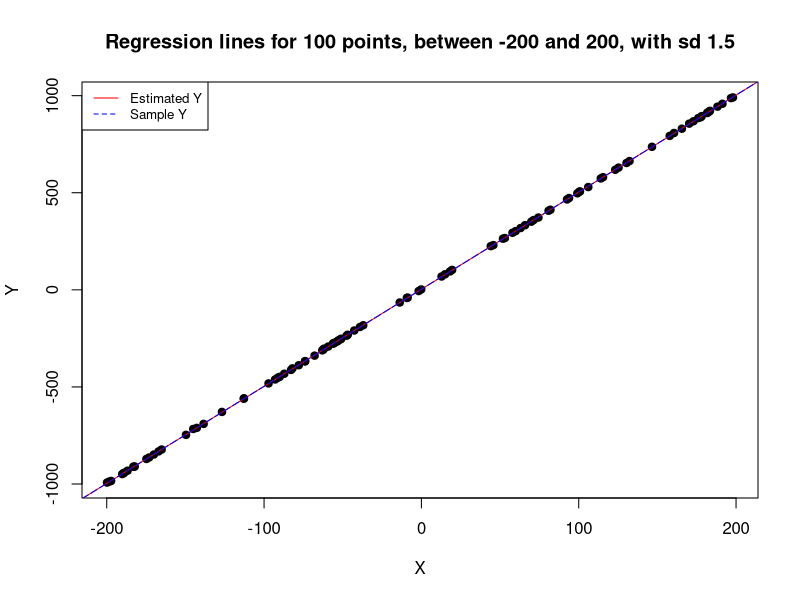
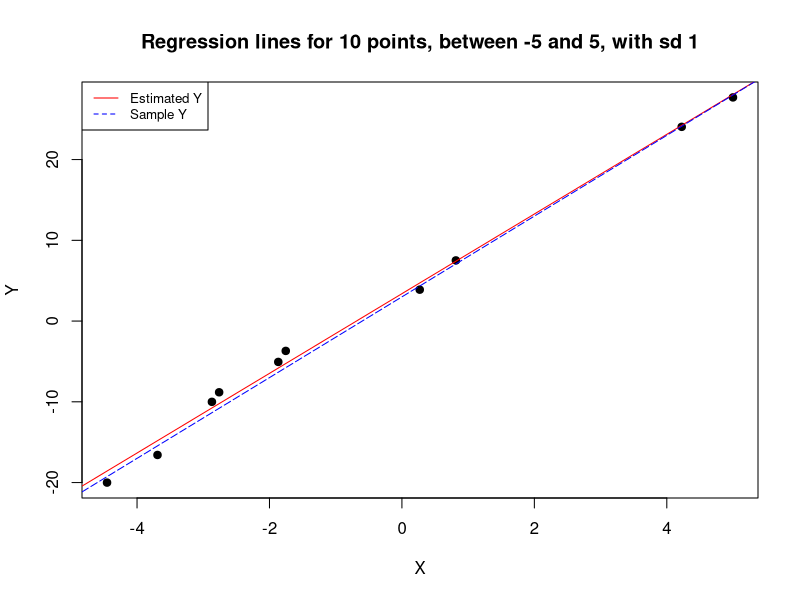
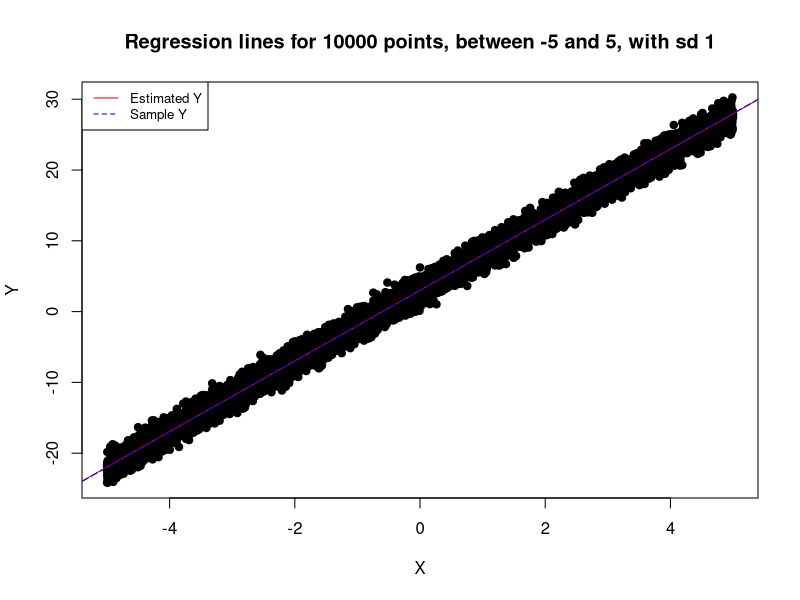
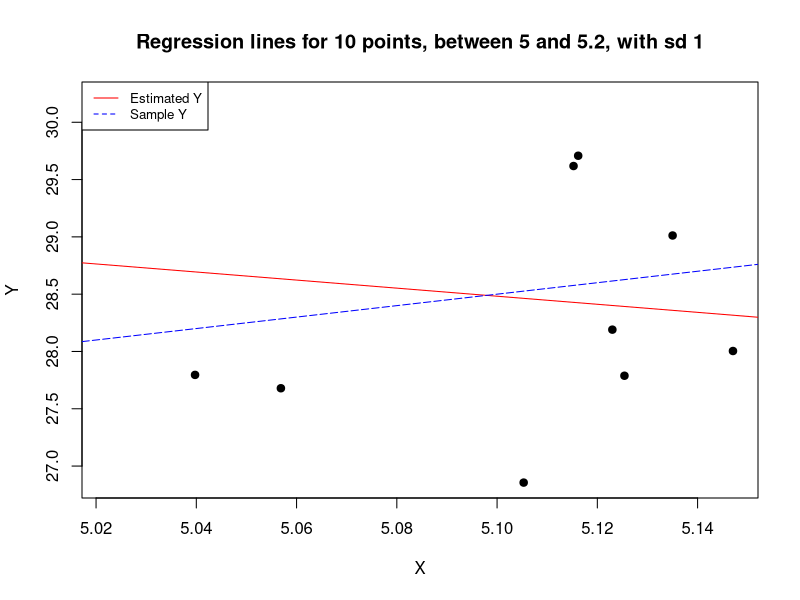
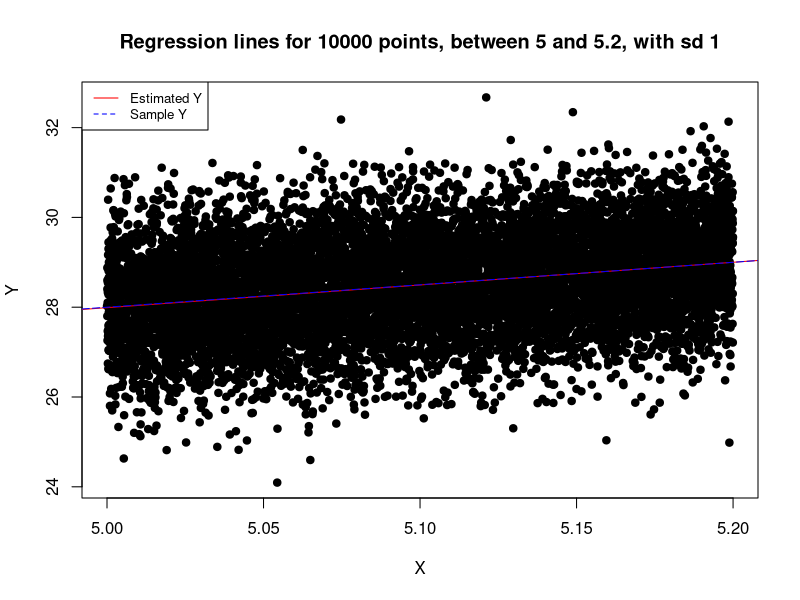
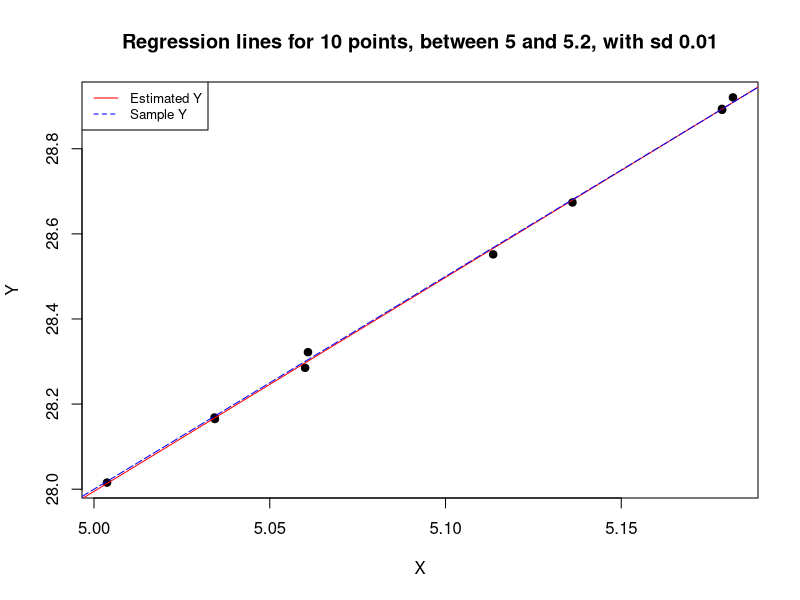

R code for these plots, in order:
# ex1
get_observations = function(m, a, b, xmin, xmax, sigma) {
  x = runif(n=m, min=xmin, max=xmax)
  a+b*x+rnorm(n=m, mean=0, sd=sigma)
  data.frame(x=x, y=a+b*x+rnorm(n=m, mean=0, sd=sigma))
}
observations = get_observations(10, 5, 1, -5, 5, 3)
observations

# ex2
regression_parameters = function(observations) {
  x_mean = mean(observations$x)
  y_mean = mean(observations$y)
  n = length(observations$x)
  
  b = sum((observations$x - x_mean)*(observations$y - y_mean) ) / sum((observations$x-x_mean) ** 2)
  a = y_mean - b* x_mean
  
  y_estimated = a+b*observations$x
  sse = sum((observations$y-y_estimated)^2)
  
  s2 = sse/(n-2)
  sx = sqrt(var(observations$x))

  b_se = sqrt(s2)/((sqrt(n-1))*sqrt(var(observations$x)))
  a_se = sqrt(s2)*sqrt(1/n+(x_mean^2)/sum(observations$x^2))

  b_error <- qt(0.975,df=n-2)*b_se
  a_error <-  qt(0.975,df=n-2)*a_se
  
  # data.frame(a=a, b=b, b_lwr=b-b_error, b_upr=b+b_error, a_lwr=a-a_error, a_upr=a+a_error, t_b=b/b_se, t_a=a/a_se)
  data.frame(params=c(a,b), lwr=c(a-a_error, b-b_error), upr=c(a+a_error, b+b_error), t=c(a/a_se, b/b_se))
}
params = regression_parameters(observations)
params

g <- lm(observations$y ~ observations$x)
summary(g)
confint(g, level=0.95)

# ex3
plot_regression = function(m, xmin, xmax, sigma) {
  a = 3
  b = 5
  
  pdf(sprintf("regression-%s-%s-%s-%s.pdf",m,xmin,xmax,sigma))
  
  observations = get_observations(m, a, b, xmin, xmax, sigma)
  r = regression_parameters(observations)
  plot(observations$x, observations$y, pch=19, 
       main=sprintf("Regression lines for %s points, between %s and %s, with sd %s", m, xmin, xmax, sigma),
       xlab="X", 
       ylab="Y"
       )
  abline(r$params[1], r$params[2], lwd=1, col="red")
  abline(a, b, lwd=1, col="blue", lty=5)
  legend("topleft", legend=c("Estimated Y", "Sample Y"), col=c("red", "blue"), lty=1:5, cex=0.8)
  dev.off()
}

plot_regression(100, -200, 200, 1.5)
plot_regression(10, -5, 5, 1)
plot_regression(10000, -5, 5, 1)
plot_regression(10, 5, 5.2, 1)
plot_regression(10000, 5, 5.2, 1)
plot_regression(10, 5, 5.2, 0.01)


